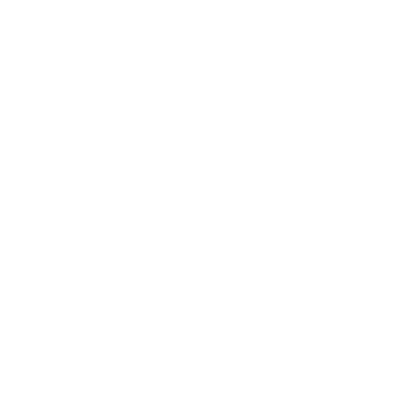
Frame 1 (no input)
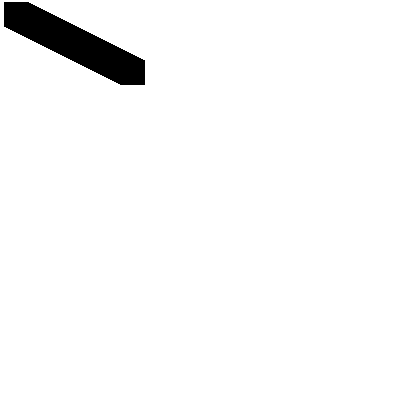
Frame 60 (the mouse pressed at the canvas centre just before this capture)
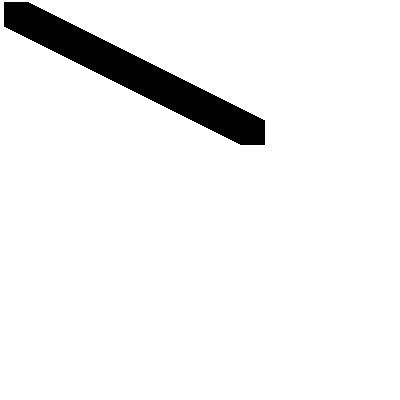
Frame 120 (the mouse held since frame 60 and released just before this capture)

The Processing sketch that drew these frames (run headless with seeded random() and noise(); from frame 60 on, the mouse is pressed at the canvas centre):

// Processing sketch: processing_136195
// ── processing_136195.pde

float x = 0;
float dir = 2;
float y = 0;
float ydir = 1;


// CHALLENGES:
//use random() to change direction amounts
//use += and an if statement to change some otheer variable (i.e. color, size)
  

void setup(){
  size(400,400);
  background(255);
  smooth();
}

void draw(){
  noStroke();
 
  if (x>0){
    fill(0);
  
  if (key=='r'||key=='R'){
    fill(0,25,255);
  }
  if (key=='b'||key=='B'){
    fill(0,255,0);
  }
  if (key=='g'||key=='G'){
    fill(255,0,0);
  }
  
  }

  x = x + dir;

if(x >= width){
  dir = random(-2);
}
  
if(x <= 1){
  dir = random(2);
}


y= y + ydir;
  
if(y >= height){
  ydir =random(-1);
}
  
if(y <= 0){
  ydir = random(1);
}

rect(x, y, 25,25);
  
print("direction = ");
print(dir);
print("   position = ");
println(x);
  

}
